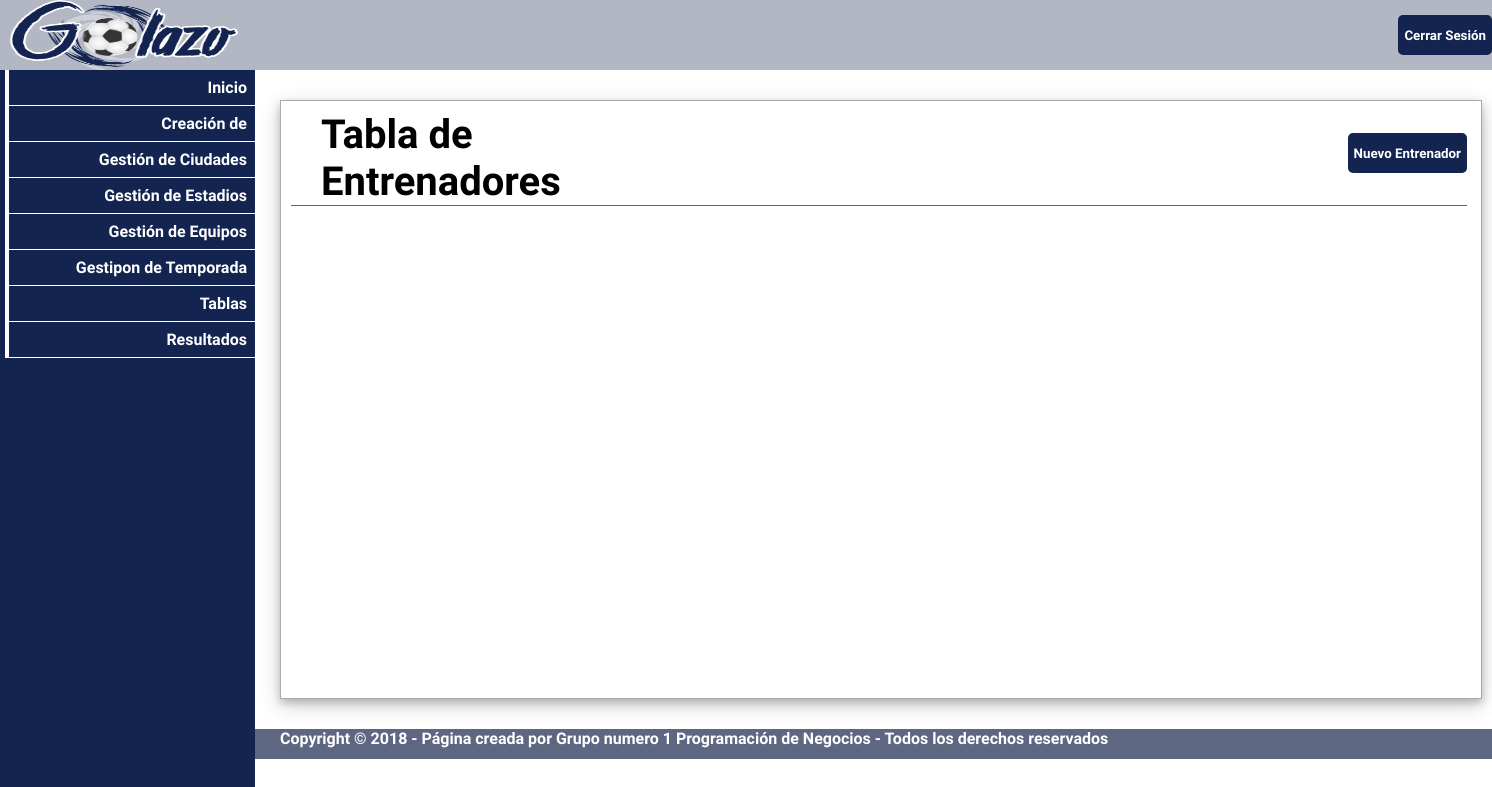
Before: /php/entrenador.php with the older database file.
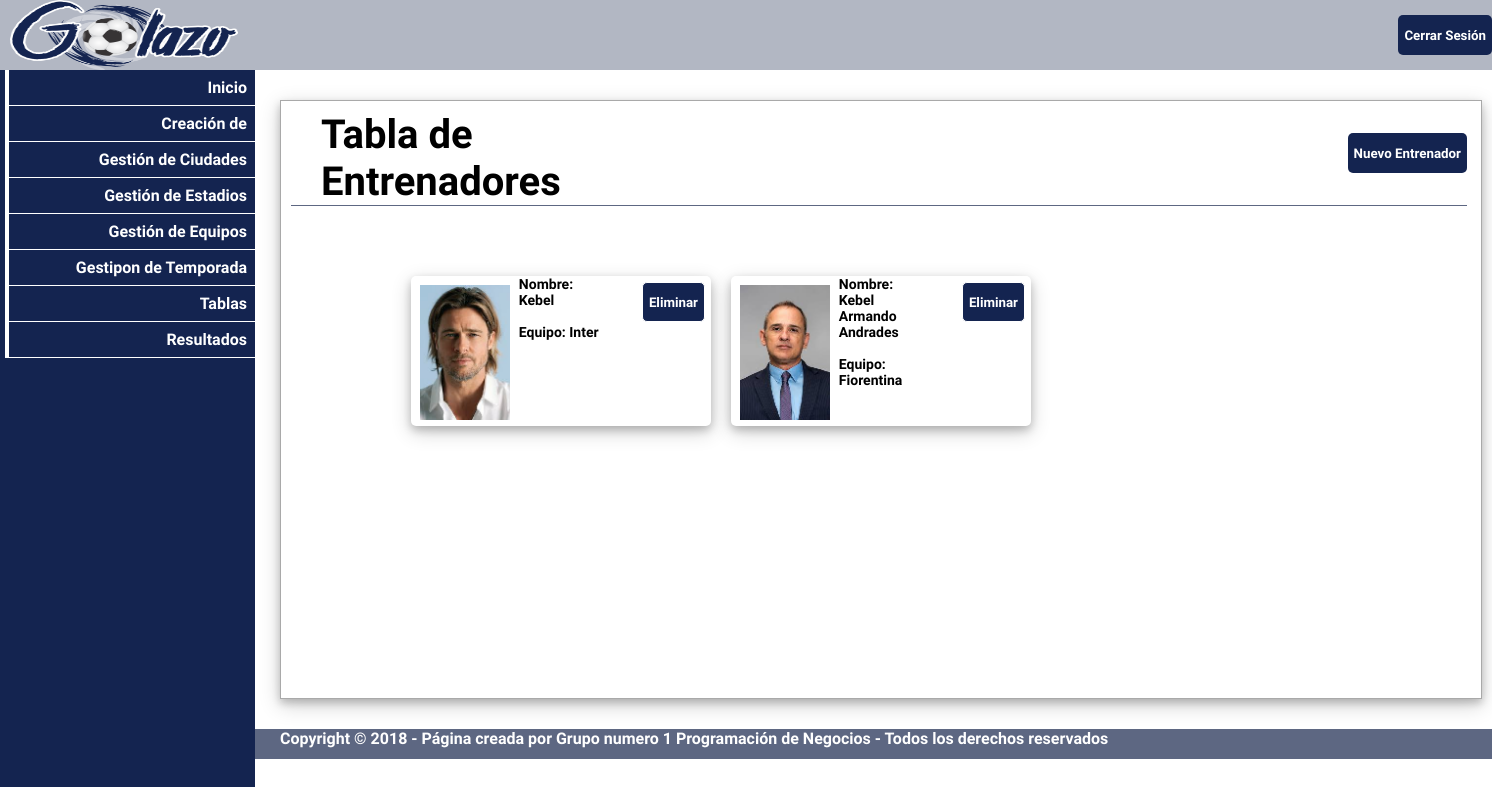
After: the same page with the newer database file.
### tables this page shows
CREATE TABLE `entrenador` (
  `id_entrenador` int(11) NOT NULL AUTO_INCREMENT,
  `nom_entrenador` varchar(45) NOT NULL,
  `nacionalidad_entrenador` varchar(45) NOT NULL,
  `lugar_nacimiento_entrenador` varchar(45) NOT NULL,
  `fecha_nacimiento_entrenador` date NOT NULL,
  `foto_entrenador` varchar(45) DEFAULT NULL,
  `id_equipo` int(11) NOT NULL,
  PRIMARY KEY (`id_entrenador`),
  KEY `entrenado_a_equipo_idx` (`id_equipo`),
  CONSTRAINT `entrenado_a_equipo` FOREIGN KEY (`id_equipo`) REFERENCES `equipo` (`id_equipo`) ON DELETE NO ACTION ON UPDATE NO ACTION
);

CREATE TABLE `equipo` (
  `id_equipo` int(11) NOT NULL AUTO_INCREMENT,
  `nom_equipo` varchar(45) NOT NULL,
  `fecha_fundacion` date NOT NULL,
  `esquema_habitual` varchar(45) NOT NULL,
  `logo` varchar(45) DEFAULT NULL,
  `id_estadio` int(11) NOT NULL,
  PRIMARY KEY (`id_equipo`),
  KEY `euipo_a_estadio_idx` (`id_estadio`),
  CONSTRAINT `euipo_a_estadio` FOREIGN KEY (`id_estadio`) REFERENCES `estadios` (`id_estadios`) ON DELETE NO ACTION ON UPDATE NO ACTION
);

### php/entrenador.php (the view, shortened to what this page needs)
<?php
require_once '../conexion.php';
$entrenadores = $pdo->query("select nom_entrenador, nom_equipo, foto_entrenador from entrenador inner join equipo on equipo.id_equipo = entrenador.id_equipo", PDO::FETCH_ASSOC);
?>
<!DOCTYPE html>
<html lang="en">
<head>
    <link rel="stylesheet" href="../css/estilos.css">
</head>
<body>
<header class="encabezado">
    <img src="../img/golazo.png" alt="" class="logo" onclick="location='../inicio.php'">
    <input type="submit" value="Cerrar Sesión" onclick=" location = '../cerrar.php'" class="cerrar">
</header>
<section class="workspace">
    <nav class="navbar">
        <ul id="barra">
            <li><a href="../inicio.php"> Inicio</a></li>
            <li><a href="#"> Creación de  </a>
            </li>
            <li><a href="ciudad.php"> Gestión de Ciudades </a></li>
            <li><a href="estadio.php"> Gestión de Estadios </a></li>
            <li><a href="equipos.php"> Gestión de Equipos </a></li>
            <li><a href="temporada.php"> Gestipon de Temporada </a></li>
            <li><a href="#"> Tablas</a>
            </li>
            <li><a href="resultados.php"> Resultados </a></li>
        </ul>
    </nav>
    <section class="contenedor">
        <div class="general">
            <h1>Tabla de Entrenadores</h1>
            <input type="submit" value="Nuevo Entrenador" onclick=" location = 'NuevoEntrenador.php'">
        </div>
        <div class="equipos" style="margin-left: 10%">
            <?php foreach ($entrenadores as $entrenador): ?>
                <div class="contequipo" style="font-size: 70%; width: 300px; display: flex; margin: 10px; height: 150px">
                    <img src="<?php echo "img_entrenador/".$entrenador['foto_entrenador']?>" alt="" style="margin: 9px;width: 30%; height: 90%; background-color: #142450">
                    <div style="margin: 0;text-align: left"><?php echo"Nombre: ". $entrenador['nom_entrenador'] . "<br> <br>" . "Equipo: " . $entrenador['nom_equipo']?></div>
                    <input style="margin-left: 10%" type="submit" value="Eliminar" onclick="location='detalle_entrenador.php?codigo=<?php echo $entrenador['id_entrenador']?> &operacion=eliminar'">
                </div>
            <?php endforeach;?>
        </div>
    </section>
</section>
<footer class="pie">
    <p>Copyright &copy; 2018 - Página creada por Grupo numero 1 Programación de Negocios - Todos los derechos reservados</p>
</footer>
</body>
</html>

Changed rows visible on the page:
added entrenador: foto_entrenador (picture), nom_entrenador "Kebel", id_equipo.nom_equipo "Inter"
added entrenador: foto_entrenador (picture), nom_entrenador "Kebel Armando Andrades", id_equipo.nom_equipo "Fiorentina"
